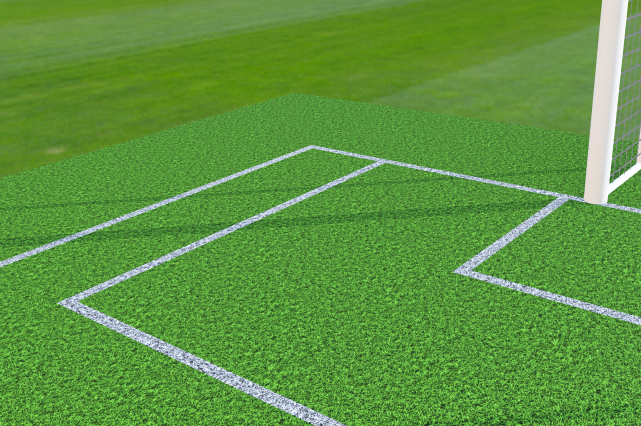
#> input picture img/imagem2.png, 1282 x 852 px (shown at 1/2 size)
$ python main.py
#> lines starting #> are read from the running program, lines starting #| are printed output that depends on the picture; after the words box and inside, x2 and y2 are one past the last pixel; in counts of white or black regions, pixels touching at a corner belong together; long printed decimals are rounded
### Interseccao.py
from numpy import sin, cos

class Interseccao:


    def __init__(self, x, y, reta1, reta2):
        self.x = x
        self.y = y
        self.reta1 = reta1
        self.reta2 = reta2
        self.classe = None
        self.label = None

    def vizinhos(self, distancia):
        vizinho1 = (int(self.x + distancia*(-sin(self.reta1[1]))), int(self.y + distancia*(cos(self.reta1[1]))))
        vizinho3 = (int(self.x - distancia*(-sin(self.reta1[1]))), int(self.y - distancia*(cos(self.reta1[1]))))
        vizinho2 = (int(self.x + distancia*(-sin(self.reta2[1]))), int(self.y + distancia*(cos(self.reta2[1]))))
        vizinho4 = (int(self.x - distancia*(-sin(self.reta2[1]))), int(self.y - distancia*(cos(self.reta2[1]))))


        return vizinho1, vizinho2, vizinho3, vizinho4

    def classificar(self,classe):
        self.classe = classe

    def nomear(self,label):
        self.label = label

### main.py
import cv2 as cv
import numpy as np
from Interseccao import Interseccao

imagens= ['imagem1.png','imagem2.png','imagem3.png','imagem4.png','imagem5.png','imagem6.png']

def kernel(r):
    return np.fromfunction(lambda x, y: ((x-r)**2 + (y-r)**2 <= r**2)*1, (2*r+1, 2*r+1), dtype=int).astype(np.uint8)


img = cv.imread("img/" + imagens[1])
#> img is the input picture: shape (852, 1282, 3); mean B, G, R 63.1, 148.6, 93.5

# Cortando a imagem para ficar quadrada
if img.shape[0] < img.shape[1]:
    aux =   img.shape[1] - img.shape[0]
#> aux = 430
    img = img[0:img.shape[0], int(aux/2):img.shape[1]-int(aux/2)]
#> img: shape (852, 852, 3)
else:
    aux =   img.shape[0] - img.shape[1]
    img = img[int(aux/2):img.shape[0]-int(aux/2), 0:img.shape[1]]

razao = img.shape[0]
#> razao = 852
img = cv.resize(img,(416,416))
#> img: shape (416, 416, 3)
razao = razao/img.shape[0]
#> razao = 2.05
print(f'Razao de tamanos: {razao}')
#| Razao de tamanos: 2.048

original = img.copy()
imagemFinal = img.copy()

#img = cv.medianBlur(img,3)
img = cv.cvtColor(img,cv.COLOR_BGR2GRAY)
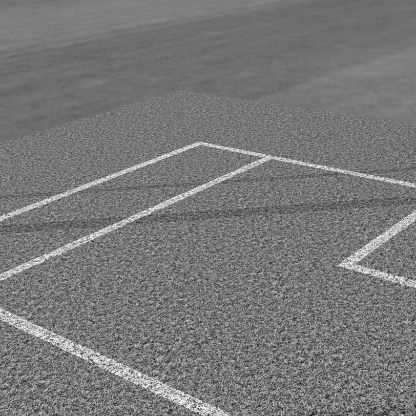
#> img: shape (416, 416); min 26, max 251, mean 120.2
print(f'Tamanho imagem: {img.shape[0]}x{img.shape[1]}')
#| Tamanho imagem: 416x416

ret,mask = cv.threshold(img,220,255,cv.THRESH_BINARY)
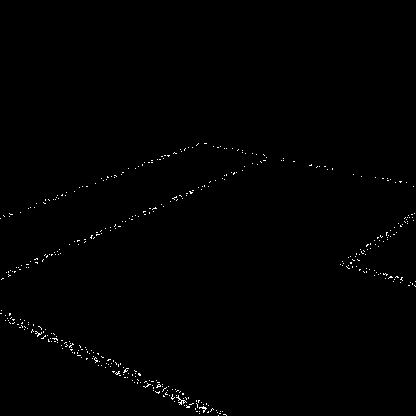
#> mask: shape (416, 416); 0.52% white in thin lines or dots, all inside (x1, y1, x2, y2) = (0, 143, 416, 416)

filter = kernel(int(16/razao))
mask = cv.dilate(mask, filter, iterations=1)
#> mask: shape (416, 416); 10.9% white; 6 white regions, box (x1, y1, x2, y2) and area: (0, 136, 274, 287) 8761, (0, 303, 234, 416) 5451, (333, 206, 416, 294) 2923, (346, 167, 416, 194) 919, (302, 157, 340, 177) 506, (274, 151, 302, 169) 336
mask = cv.erode(mask, filter, iterations=1)
#> mask: shape (416, 416); 2.4% white; 59 white regions (45 under 20 px), largest, box (x1, y1, x2, y2) and area: (0, 310, 227, 416) 2178, (340, 213, 416, 287) 837, (0, 249, 61, 280) 236

filter = kernel(int(10/razao))
mask = cv.dilate(mask, filter, iterations=1)
#> mask: shape (416, 416); 7% white; 10 white regions, largest, box (x1, y1, x2, y2) and area: (24, 139, 271, 249) 4293, (0, 306, 231, 416) 4018, (336, 209, 416, 291) 2007
mask = cv.erode(mask, filter, iterations=1)
#> mask: shape (416, 416); 2.4% white; 53 white regions (41 under 20 px), largest, box (x1, y1, x2, y2) and area: (0, 310, 227, 416) 2215, (340, 213, 416, 287) 856, (71, 204, 166, 245) 268

filter = kernel(int(16/razao))
verifyIntersec = cv.dilate(mask, filter, iterations=1)
#> verifyIntersec: shape (416, 416); 11% white; 6 white regions, box (x1, y1, x2, y2) and area: (0, 136, 274, 287) 8817, (0, 303, 234, 416) 5485, (333, 206, 416, 294) 2940, (346, 167, 416, 194) 921, (302, 157, 340, 177) 508, (274, 151, 302, 169) 336


result = np.zeros(mask.shape, np.uint8)


edges = cv.Canny(mask,50,200)
#> edges: shape (416, 416); 1.1% white in thin lines or dots, all inside (x1, y1, x2, y2) = (0, 142, 416, 416)
lines = cv.HoughLines(edges,1,np.pi/180,int(80/razao))
#> lines = 33 rows, first 8: [251, 1.15], [279, 2.01], [254, 1.15], [289, 2.01], [253, 1.13], [204, 1.22], [284, 2.02], [205, 1.2]

print(f'Linhas encontradas = {len(lines)}')
#| Linhas encontradas = 33


# Filtrando
finalLines = []
thresholdRho = 30
thresholdTheta = 0.2

for i in range(len(lines)):
    rho = lines[i][0][0]
    theta = lines[i][0][1]
    match = False

    for j in range(len(finalLines)):
        rhoRef, thetaRef = finalLines[j]
        if rho >= rhoRef-thresholdRho and rho <= rhoRef+thresholdRho and theta >= thetaRef-thresholdTheta and theta <= thetaRef+thresholdTheta:
            finalLines.append((rhoRef,thetaRef))
            finalLines.pop(j)
            match = True


    if not match:
        finalLines.append((rho,theta))
#> this loop made 33 passes
#> (rho, theta) on passes 1 to 12: (251, 1.15), (279, 2.01), (254, 1.15), (289, 2.01), (253, 1.13), (204, 1.22), (284, 2.02), (205, 1.2), (283, 1.99), (274, 2.02), (102, 1.76), (279, 2.04)
#> after the loop, finalLines = [(102, 1.76), (153, 1.87), (251, 1.15), (204, 1.22), (408, 0.977), (279, 2.01)]

print(f'Linhas filtradas = {len(finalLines)}')
#| Linhas filtradas = 6

colorRed = (0,0,255)
colorBlue = (255,0,0)
colorGray = 255

for i in range(len(finalLines)):

    rho, theta = finalLines[i]
    a = np.cos(theta)
    b = np.sin(theta)
    x0 = a * rho
    y0 = b * rho
    pt1 = (int(x0 + 2000*(-b)), int(y0 + 2000*(a)))
    pt2 = (int(x0 - 2000*(-b)), int(y0 - 2000*(a)))
    '''if theta > (np.pi/2):
        # Linhas "descendo"
        colorBGR = (0,0,255)
        colorGray = 255
    else:
        # Linhas "subindo"
        colorBGR = (255,0,0)
        colorGray = 255'''

    cv.line(imagemFinal, pt1, pt2, colorRed, 3)
    cv.line(result, pt1, pt2, colorGray, 3)
#> this loop made 6 passes
#> (rho, theta, a, b, x0, y0, pt1, pt2) on passes 1 to 6: (102, 1.76, -0.191, 0.982, -19.46, 100.1, (-1982, -281), (1943, 481)), (153, 1.87, -0.292, 0.956, -44.73, 146.3, (-1957, -438), (1867, 731)), (251, 1.15, 0.407, 0.914, 102.1, 229.3, (-1725, 1042), (1929, -584)), (204, 1.22, 0.342, 0.94, 69.77, 191.7, (-1809, 875), (1949, -492)), (408, 0.977, 0.559, 0.829, 228.2, 338.2, (-1429, 1456), (1886, -780)), (279, 2.01, -0.423, 0.906, -117.9, 252.9, (-1930, -592), (1694, 1098))
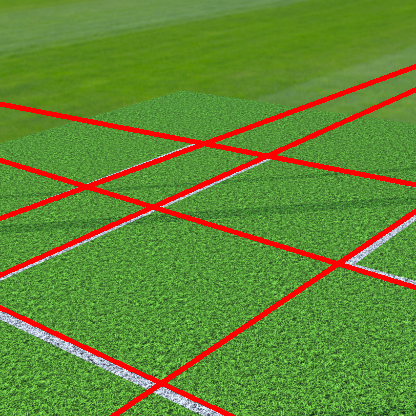
#> imagemFinal: shape (416, 416, 3); mean B, G, R 51.9, 136.3, 99.7
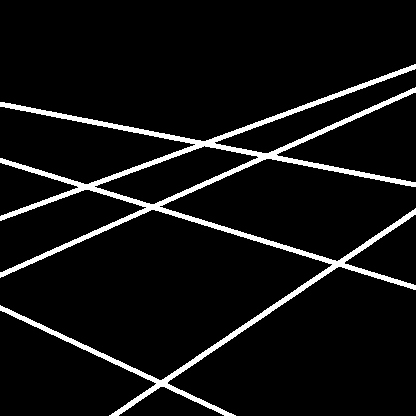
#> result: shape (416, 416); 6.7% white; 1 white region, box (x1, y1, x2, y2) and area: (0, 64, 416, 416) 11662


# [11 lines of commented-out code are left out]
interseccoes = []
for i in range(len(finalLines)-1,0,-1):
    rho1, theta1 = finalLines[i]
    a1 = -np.cos(theta1)/np.sin(theta1)
    b1 = rho1/np.sin(theta1)

    for j in range(len(finalLines)):
        rho2, theta2 = finalLines[j]
        if rho1 != rho2 and theta1 != theta2:
            '''a2 = -np.cos(theta2)/np.sin(theta2)
            b2 = rho1/np.sin(theta2)
            x = int((b2 - b1) / (a1 - a2))
            y = int(a1 * x + b1)'''
            A = np.array([[np.cos(theta1), np.sin(theta1)],[np.cos(theta2), np.sin(theta2)]])
            b = np.array([[rho1], [rho2]])
            x, y = np.linalg.solve(A, b)
            x, y = int(np.round(x)), int(np.round(y))

            if x >=0 and x <= original.shape[0] and y >=0 and y <= original.shape[1]:
                interseccao = Interseccao(x,y,(rho1,theta1),(rho2,theta2))
                interseccoes.append(interseccao)

    finalLines.pop(i)
#> this loop made 5 passes
#> (i, rho1, theta1, a1, b1) on passes 1, 2, 4: (5, 279, 2.01, 0.466, 307.8), (4, 408, 0.977, -0.675, 492.1), (2, 251, 1.15, -0.445, 274.8)
#> (rho1, theta1, a1, b1) on pass 3: (204, 1.22, -0.364, 217.1)
#> after the loop, finalLines = [(102, 1.76)]; interseccoes = 6 items

# Filtrando e classfiicando interseccoes
interseccoes = list(set(interseccoes))
interseccoesFinais = []
for interseccao in interseccoes:
    p1, p2, p3, p4 = interseccao.vizinhos(15) #p1 e p3 pertencem a uma reta, p2 e p4 a outra
    p1Pertence = verifyIntersec[p1[0]][p1[1]] == 255
    p2Pertence = verifyIntersec[p2[0]][p2[1]] == 255
    p3Pertence = verifyIntersec[p3[0]][p3[1]] == 255
    p4Pertence = verifyIntersec[p4[0]][p4[1]] == 255
    if (p1Pertence or p3Pertence) and (p2Pertence or p4Pertence): #Para ser uma interseccao, precisa de no minimo um ponto em cada reta
        if p1Pertence and p3Pertence and p2Pertence and p4Pertence:
            interseccao.classificar(4)
        elif (p1Pertence and p3Pertence) or (p2Pertence and p4Pertence):
            interseccao.classificar(3)
        else:
            interseccao.classificar(2)
        interseccoesFinais.append(interseccao)
#> this loop made 6 passes
#> (p1, p2, p3, p4, p1Pertence, p2Pertence, p3Pertence, p4Pertence) on passes 1 to 6: ((253, 162), (252, 153), (280, 149), (281, 158), False, False, False, False), ((70, 191), (70, 181), (99, 180), (99, 190), False, False, False, False), ((148, 376), (149, 391), (175, 389), (174, 374), False, False, True, True), ((139, 213), (138, 202), (166, 200), (167, 211), True, True, False, False), ((188, 148), (188, 140), (217, 137), (217, 145), False, False, True, True), ((326, 272), (324, 259), (351, 255), (353, 268), False, False, False, False)
#> after the loop, interseccoesFinais = 3 items

print(len(interseccoesFinais))
#| 3
colors = [(0,0,0),(0,75,0),(0,150,0),(0,255,0)]

for interseccao in interseccoesFinais:
    print(interseccao.x,interseccao.y)
    cv.circle(imagemFinal,(interseccao.x,interseccao.y),3,colorBlue,3)
#> this loop made 3 passes
#| 162 383
#| 153 207
#| 203 143
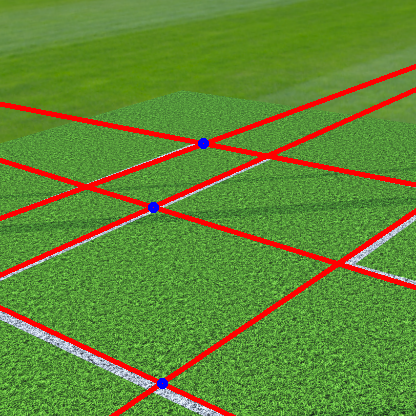
#> imagemFinal: shape (416, 416, 3); 0.17% of pixels changed, all inside (x1, y1, x2, y2) = (148, 138, 209, 389)


'''p1, p2, p3, p4 = interseccao.vizinhos(20)
cv.circle(imagemFinal,p1,2,(188,0,157),2)
cv.circle(imagemFinal,p3,2,(104,0,87),2)
cv.circle(imagemFinal,p2,2,(0,204,255),2)
cv.circle(imagemFinal,p4,2,(0,93,117),2)

cv.circle(verifyIntersec,p1,2,255,2)
cv.circle(verifyIntersec,p2,2,255,2)
cv.circle(verifyIntersec,p3,2,255,2)
cv.circle(verifyIntersec,p4,2,255,2)'''


camadas = np.concatenate((mask, edges), axis=1)
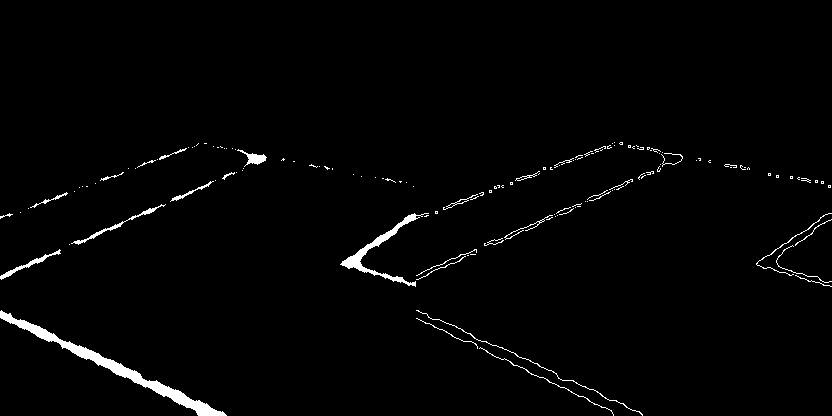
#> camadas: shape (416, 832); 1.8% white; 143 white regions (110 under 20 px), largest, box (x1, y1, x2, y2) and area: (0, 310, 227, 416) 2215, (340, 213, 429, 287) 875, (71, 204, 166, 245) 268
camadas = np.concatenate((camadas, np.concatenate((result, verifyIntersec), axis=1)), axis=0)
#> camadas: shape (832, 832); 5.3% white; 149 white regions (110 under 20 px), largest, box (x1, y1, x2, y2) and area: (0, 480, 690, 832) 20479, (416, 719, 650, 832) 5485, (749, 622, 832, 710) 2940
camadas = cv.resize(camadas, (result.shape[1],result.shape[0]))
#> camadas: shape (416, 416)

coloridas = np.concatenate((original,imagemFinal), axis=1)
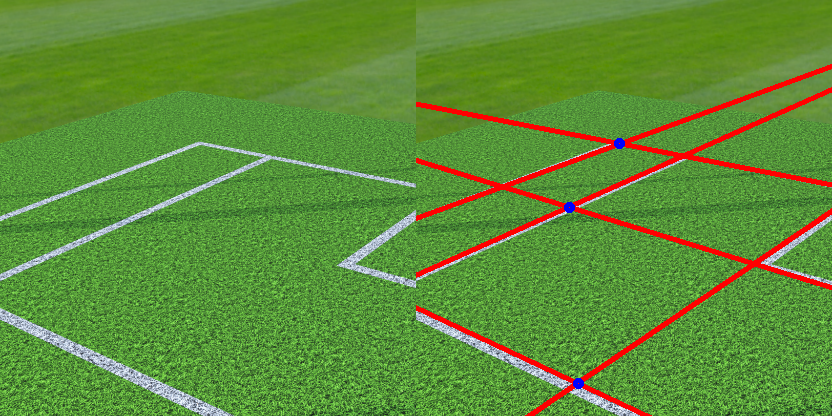
#> coloridas: shape (416, 832, 3); mean B, G, R 55.7, 141.7, 94.8

cv.imshow("original",imagemFinal)
cv.imshow("camadas",camadas)

cv.imshow('imagem',verifyIntersec)

#cv.imwrite('results/original with lines (24-05.png)',original)
#cv.imwrite('results/lines (24-05).png',result)

cv.waitKey(0)
cv.destroyAllWindows()
